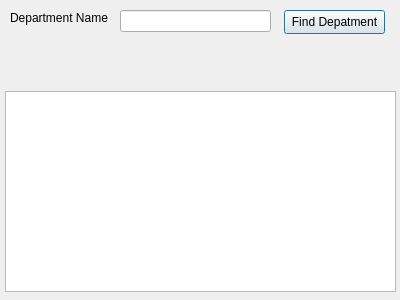
<?xml version="1.0" encoding="UTF-8"?>
<ui version="4.0">
 <class>FindPackage</class>
 <widget class="QDialog" name="FindPackage">
  <property name="geometry">
   <rect>
    <x>0</x>
    <y>0</y>
    <width>400</width>
    <height>300</height>
   </rect>
  </property>
  <property name="windowTitle">
   <string>Find Department</string>
  </property>
  <widget class="QTableView" name="tableView">
   <property name="geometry">
    <rect>
     <x>5</x>
     <y>91</y>
     <width>391</width>
     <height>201</height>
    </rect>
   </property>
  </widget>
  <widget class="QLabel" name="label">
   <property name="geometry">
    <rect>
     <x>10</x>
     <y>10</y>
     <width>101</width>
     <height>16</height>
    </rect>
   </property>
   <property name="text">
    <string>Department Name</string>
   </property>
  </widget>
  <widget class="QLineEdit" name="txtDepartmentName">
   <property name="geometry">
    <rect>
     <x>120</x>
     <y>10</y>
     <width>151</width>
     <height>22</height>
    </rect>
   </property>
  </widget>
  <widget class="QPushButton" name="btnFindPackage">
   <property name="geometry">
    <rect>
     <x>284</x>
     <y>10</y>
     <width>101</width>
     <height>24</height>
    </rect>
   </property>
   <property name="text">
    <string>Find Depatment</string>
   </property>
  </widget>
 </widget>
 <resources/>
 <connections/>
</ui>
